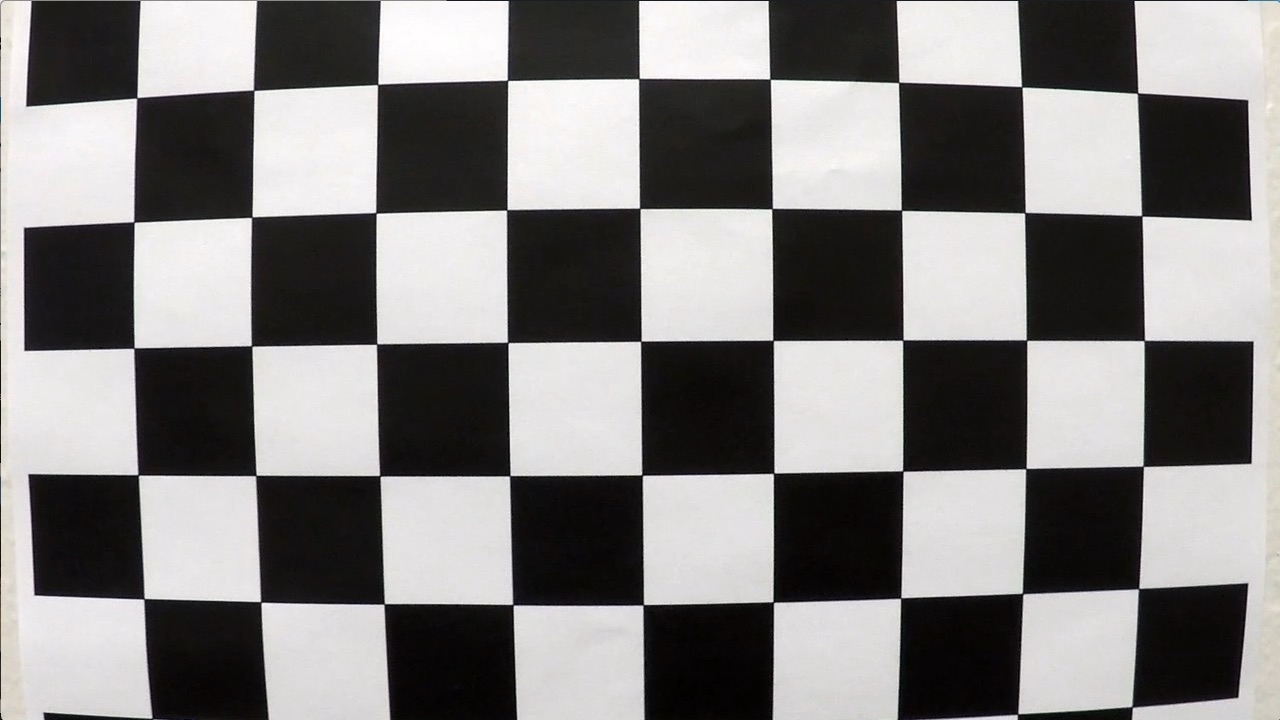
#> input picture camera_cal/calibration1.jpg, 1280 x 720 px; its folder holds 4 pictures in this run; the run also reads 1 picture not shown here
$ python Advanced-Lane-Finding-Submit.py   (older library calls are emulated)
#> lines starting #> are read from the running program, lines starting #| are printed output that depends on the picture

# coding: utf-8

# ## Advanced Lane Finding Project
#
# The goals / steps of this project are the following:
#
# * Compute the camera calibration matrix and distortion coefficients given a set of chessboard images.
# * Apply a distortion correction to raw images.
# * Use color transforms, gradients, etc., to create a thresholded binary image.
# * Apply a perspective transform to rectify binary image ("birds-eye view").
# * Detect lane pixels and fit to find the lane boundary.
# * Determine the curvature of the lane and vehicle position with respect to center.
# * Warp the detected lane boundaries back onto the original image.
# * Output visual display of the lane boundaries and numerical estimation of lane curvature and vehicle position.
#
# ---
# ## First, I'll compute the camera calibration using chessboard images

# In[17]:

import numpy as np
import matplotlib.image as mpimg
from moviepy.editor import VideoFileClip
from collections import deque
import cv2
import glob
import matplotlib.pyplot as plt
#%matplotlib qt
get_ipython().magic('matplotlib inline')

# prepare object points, like (0,0,0), (1,0,0), (2,0,0) ....,(6,5,0)
objp = np.zeros((6*9,3), np.float32)
objp[:,:2] = np.mgrid[0:9,0:6].T.reshape(-1,2)

# Arrays to store object points and image points from all the images.
objpoints = [] # 3d points in real world space
imgpoints = [] # 2d points in image plane.

# file path
path = './camera_cal/calibration*.jpg'

# Make a list of calibration images
images = glob.glob(path)

# Step through the list and search for chessboard corners
for idx, fname in enumerate(images):
    img = cv2.imread(fname)
#> img is the input picture: shape (720, 1280, 3); mean B, G, R 127.8, 128.4, 130.1
    gray = cv2.cvtColor(img,cv2.COLOR_BGR2GRAY)

    # Find the chessboard corners
    ret, corners = cv2.findChessboardCorners(gray, (9,6),None)
#> ret = False; corners = None

    # If found, add object points, image points
    if ret == True:
        objpoints.append(objp)
        imgpoints.append(corners)

        # Draw and display the corners
        img = cv2.drawChessboardCorners(img, (9,6), corners, ret)
        f, (ax1, ax2) = plt.subplots(1, 2, figsize=(24, 9))
        f.tight_layout()
        ax1.imshow(cv2.cvtColor(mpimg.imread(fname), cv2.COLOR_BGR2RGB))
        ax1.set_title('Original Image', fontsize=50)
        ax2.imshow(cv2.cvtColor(img, cv2.COLOR_BGR2RGB))
        ax2.set_title('chessboard corners', fontsize=50)
        plt.subplots_adjust(left=0., right=1, top=0.9, bottom=0.)


# ## And so on and so forth...

# In[18]:

#Apply a distortion correction to raw images.

def cal_undistort(img):

    #read the images
    img = cv2.imread(img)
    shape = (img.shape[1], img.shape[0])

    ret, mtx, dist, rvecs, tvecs = cv2.calibrateCamera(objpoints, imgpoints, shape, None, None)
    undist_img = cv2.undistort(img, mtx, dist, None, mtx)

    f, (ax1, ax2) = plt.subplots(1, 2, figsize=(24, 9))
    f.tight_layout()
    ax1.imshow(cv2.cvtColor(img, cv2.COLOR_BGR2RGB))
    ax1.set_title('Original Image', fontsize=50)
    ax2.imshow(cv2.cvtColor(undist_img, cv2.COLOR_BGR2RGB))
    ax2.set_title('distortion_correction', fontsize=50)
    return cal_undistort
path = 'test_images/test*.jpg'
#> path = 'test_images/test*.jpg'
undistorted_img = glob.glob(path)
#> undistorted_img = ['test_images/test3.jpg', 'test_images/test6.jpg']
for img in undistorted_img:
    cal_undistort(img)
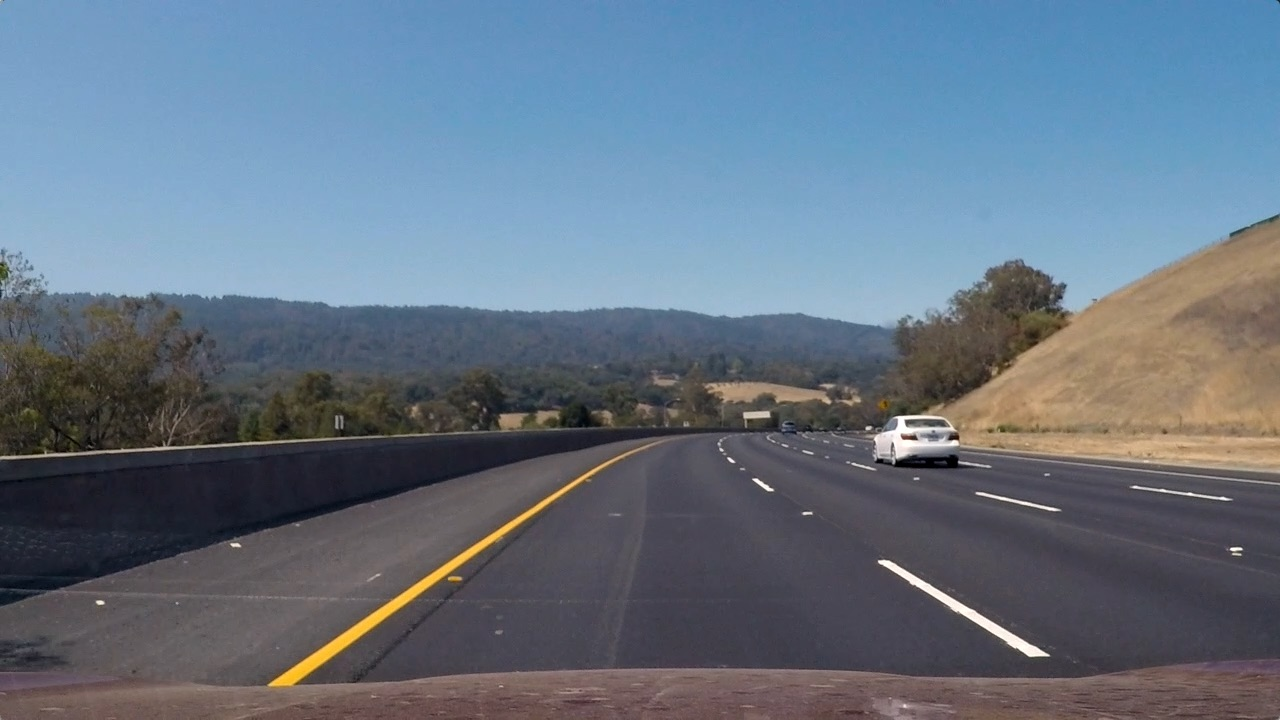
#> input picture test_images/test3.jpg, 1280 x 720 px
#> in cal_undistort, img is the input picture: shape (720, 1280, 3); mean B, G, R 130.7, 115.3, 101.1


# In[19]:

#Helper function
#Use color transforms, gradients, etc., to create a thresholded binary image.

def abs_sobel_thresh(img, orient = 'x', thresh=(0, 255)):
    gray = cv2.cvtColor(img, cv2.COLOR_RGB2GRAY)
    if orient == 'x':
        abs_sobel = np.absolute(cv2.Sobel(gray, cv2.CV_64F, 1, 0))
    if orient == 'y':
        abs_sobel = np.absolute(cv2.Sobel(gray, cv2.CV_64F, 0, 1))
    scaled_sobel = np.uint8(255*abs_sobel/np.max(abs_sobel))
    binary_output = np.zeros_like(scaled_sobel)
    binary_output[(scaled_sobel >= thresh[0]) & (scaled_sobel <= thresh[1])] = 1
    return binary_output

# check magnitude of gradient in both x and y direction
def mag_thresh(img, sobel_kernel=3, mag_thresh=(0, 255)):
    gray = cv2.cvtColor(img, cv2.COLOR_RGB2GRAY)
    sobelx = cv2.Sobel(gray, cv2.CV_64F, 1, 0, ksize=sobel_kernel)
    sobely = cv2.Sobel(gray, cv2.CV_64F, 0, 1, ksize=sobel_kernel)
    gradmag = np.sqrt(sobelx**2 + sobely**2)
    scale_factor = np.max(gradmag)/255
    gradmag = (gradmag/scale_factor).astype(np.uint8)
    binary_output = np.zeros_like(gradmag)
    binary_output[(gradmag >= mag_thresh[0]) & (gradmag <= mag_thresh[1])] = 1
    return binary_output

#direction of gradient
def dir_thresh(img, sobel_kernel=3, thresh=(0, np.pi/2)):
    gray = cv2.cvtColor(img, cv2.COLOR_RGB2GRAY)
    sobelx = cv2.Sobel(gray, cv2.CV_64F, 1, 0, ksize=sobel_kernel)
    sobely = cv2.Sobel(gray, cv2.CV_64F, 0, 1, ksize=sobel_kernel)
    absgraddir = np.arctan2(np.absolute(sobely), np.absolute(sobelx))
    binary_output =  np.zeros_like(absgraddir)
    binary_output[(absgraddir >= thresh[0]) & (absgraddir <= thresh[1])] = 1
    return binary_output

#color saturation
def color_thresh(img, thresh=(0, 255)):
    hls = cv2.cvtColor(img, cv2.COLOR_RGB2HLS)
    s_channel = hls[:,:,2]
    s_binary = np.zeros_like(s_channel)
    r_channel = img[:,:,0]
    s_binary[(s_channel >= thresh[0]) & (s_channel <= thresh[1]) & (r_channel >= 200) & (r_channel <= 255)] = 1
    return s_binary

# combine thresholding
def thresh_bin(img):
    img_sobel_x = abs_sobel_thresh(img, 'x', (50, 150))
    img_sobel_y = abs_sobel_thresh(img, 'y', (75, 150))
    img_sobel_mag = mag_thresh(img, 3, (50, 200))
    img_sobel_dir = dir_thresh(img, 3, (0, np.pi/3))
    img_color = color_thresh(img, (120,250))
    combined_grad = np.zeros_like(img_sobel_x)
    combined_grad[((img_sobel_x == 1) & (img_sobel_y == 1)) | ((img_sobel_mag == 1) & (img_sobel_dir == 1))] = 1
    combined = np.zeros_like(combined_grad)
    combined[((combined_grad == 1) | (img_color == 1))] = 1
    return combined


# In[20]:

img = cv2.imread('test_images/test3.jpg')
plt.imshow(thresh_bin(img), cmap="gray")
#> in thresh_bin, `img_sobel_x = abs_sobel_thresh(img, 'x', (50, 150))`:
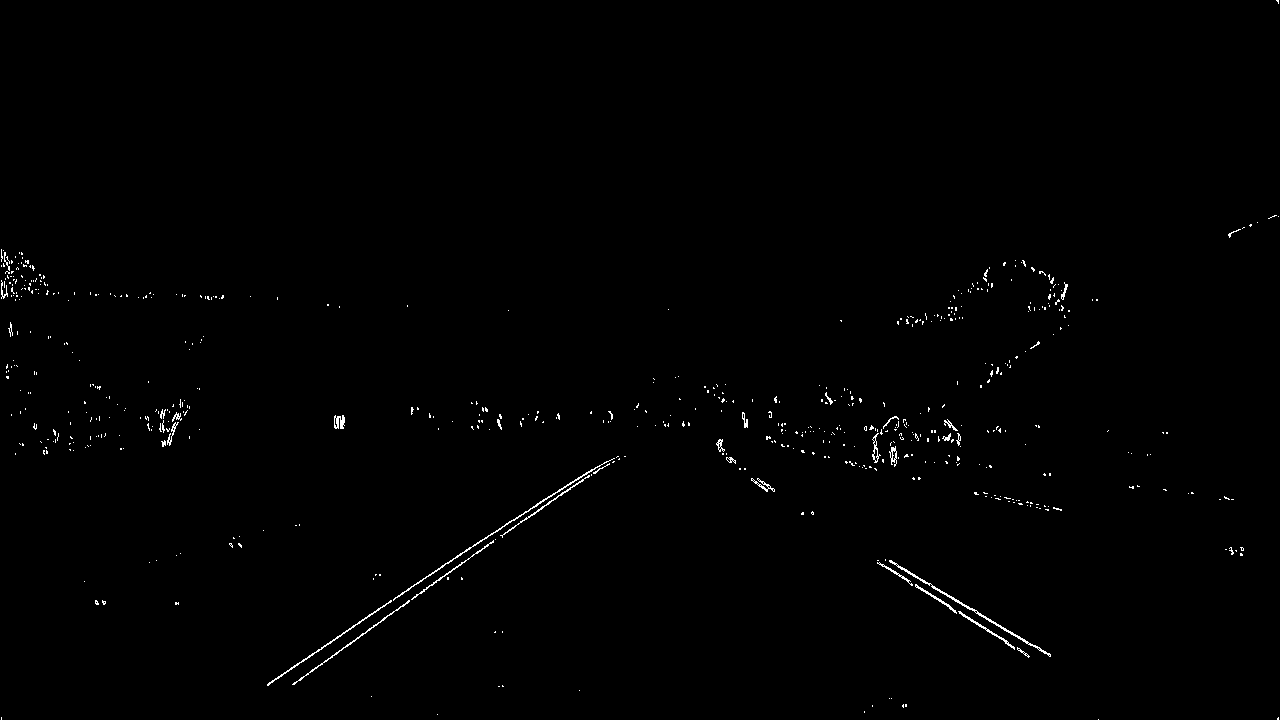
#> img_sobel_x: shape (720, 1280); values 0 (black) and 1 (white), 0.6% white in thin lines or dots


# In[21]:

#Apply a perspective transform to rectify binary image ("birds-eye view").

def warp(img):
    img = cv2.imread(img)
    shape = (img.shape[1], img.shape[0])
    src = np.float32([[490, 482],[810, 482],
                      [1250, 720],[40, 720]])

    dst = np.float32([[0, 0], [1280, 0],
                     [1250, 720],[40, 720]])
#Compute the perspective transform, M, given source and destination points
    M = cv2.getPerspectiveTransform(src, dst)

#Compute the inverse perspective transform
    Minv = cv2.getPerspectiveTransform(dst, src)

#Warp an image using the perspective transform
    warped = cv2.warpPerspective(img, M, shape, flags=cv2.INTER_NEAREST)

    f, (ax1, ax2) = plt.subplots(1, 2, figsize=(9, 6))
    f.tight_layout()
    ax1.imshow(cv2.cvtColor(img, cv2.COLOR_BGR2RGB))
    ax1.set_title('Original Image', fontsize=20)
    ax2.imshow(cv2.cvtColor(warped, cv2.COLOR_BGR2RGB))
    ax2.set_title('Perspective Transform', fontsize=20)
    plt.subplots_adjust(left=0., right=1, top=0.9, bottom=0.)

    return warped
path = 'test_images/test*.jpg'
warp_im = glob.glob(path)
for img in warp_im:
    warp(img)


# In[22]:

######
color = "gray"
def new_cal_cal_undist(img):

    shape = (img.shape[1], img.shape[0])
    ret, mtx, dist, rvecs, tvecs = cv2.calibrateCamera(objpoints, imgpoints, shape, None, None)
    undist_img = cv2.undistort(img, mtx, dist, None, mtx)
    plt.imshow(undist_img)
    return cal_undistort

img = cv2.imread('test_images/test6.jpg')
new_cal_cal_undist(img)


# In[23]:

thresholded = thresh_bin(img)
#> in thresh_bin (call 2), `img_sobel_dir = dir_thresh(img, 3, (0, np.pi/3))`:
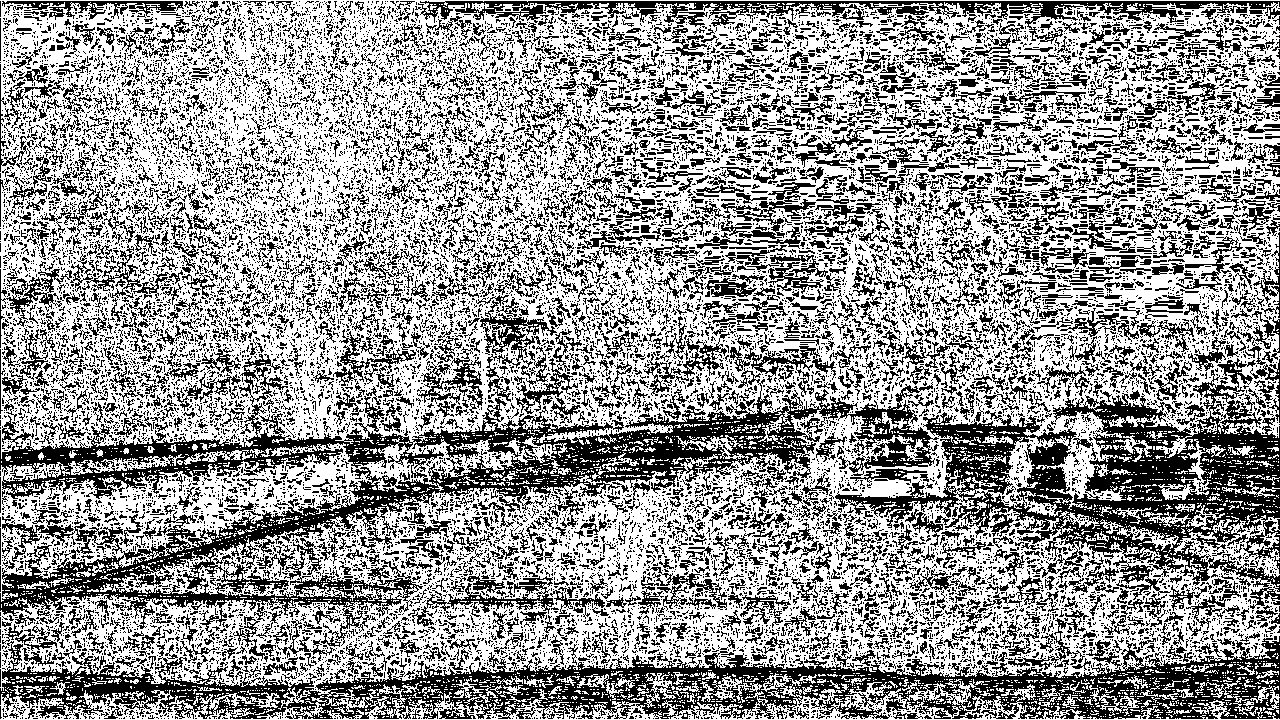
#> img_sobel_dir: shape (720, 1280) float64; values 0 (black) and 1 (white), 59.9% white; black in thin lines or dots
#> call 2 of color_thresh, with thresh = (120, 250)
#> in color_thresh (call 2), `s_channel = hls[:,:,2]`:
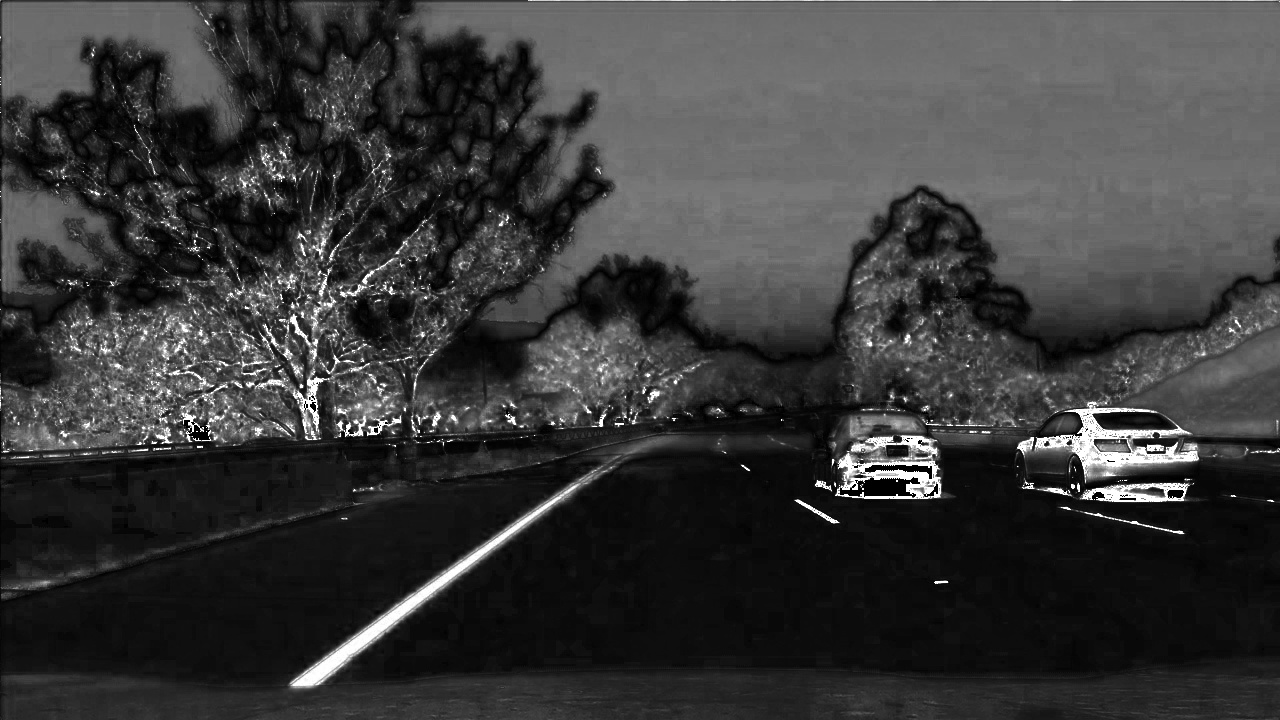
#> s_channel: shape (720, 1280); min 0, max 255, mean 57.5
plt.imshow(thresholded, cmap=color)


# In[24]:

# new binary Perspective Transform
def new_warp(img):
    shape = (img.shape[1], img.shape[0])
    src = np.float32([[490, 482],[810, 482],
                      [1250, 720],[40, 720]])

    dst = np.float32([[0, 0], [1280, 0],
                     [1250, 720],[40, 720]])
    #Compute the perspective transform, M, given source and destination points
    M = cv2.getPerspectiveTransform(src, dst)

    #Compute the inverse perspective transform
    Minv = cv2.getPerspectiveTransform(dst, src)

    #Warp an image using the perspective transform
    warped = cv2.warpPerspective(img, M, shape, flags=cv2.INTER_NEAREST)

    f, (ax1, ax2) = plt.subplots(1, 2, figsize=(9, 6))
    f.tight_layout()
    ax1.imshow(img, cmap='gray')
    ax1.set_title('thresholded binary', fontsize=20)
    ax2.imshow(warped, cmap='gray')
    ax2.set_title('binary Perspective Transform', fontsize=20)
    plt.subplots_adjust(left=0., right=1, top=0.9, bottom=0.)

    return warped


def display_histogram(img, plot=False):
    histogram = np.sum(img[img.shape[0]//2:,:], axis=0)
    if plot:
        plt.plot(histogram)
    return histogram


warped = new_warp(thresholded)


# In[25]:

histogram = display_histogram(warped, plot=True)
#> in display_histogram, `histogram = np.sum(img[img.shape[0]//2:,:], axis=0)`: histogram = 1280 values, max 110 at index 279, min 0 at index 0, mean 3.21


# In[26]:

#Detect lane pixels and fit to find the lane boundary.
# Prepare a matrix for displaying an image subsequently
out_img = np.dstack((warped, warped, warped))*255
# Find the peak of the left and right halves of the histogram
# These will be the starting point for the left and right lines
midpoint = np.int(histogram.shape[0]/2)
leftx_base = np.argmax(histogram[:midpoint])
rightx_base = np.argmax(histogram[midpoint:]) + midpoint

# Choose the number of sliding windows
nwindows = 9
# Set height of windows
window_height = np.int(warped.shape[0]/nwindows)
# Identify the x and y positions of all nonzero pixels in the image
nonzero = warped.nonzero()
nonzeroy = np.array(nonzero[0])
nonzerox = np.array(nonzero[1])
# Current positions to be updated for each window
leftx_current = leftx_base
rightx_current = rightx_base
# Set the width of the windows +/- margin
margin = 100
# Set minimum number of pixels found to recenter window
minpix = 50
# Create empty lists to receive left and right lane pixel indices
left_lane_inds = []
right_lane_inds = []

# Step through the windows one by one
for window in range(nwindows):
    # Identify window boundaries in x and y (and right and left)
    win_y_low = warped.shape[0] - (window+1)*window_height
    win_y_high = warped.shape[0] - window*window_height
    win_xleft_low = leftx_current - margin
    win_xleft_high = leftx_current + margin
    win_xright_low = rightx_current - margin
    win_xright_high = rightx_current + margin
    # Draw the windows on the visualization image
    cv2.rectangle(out_img,(win_xleft_low,win_y_low),(win_xleft_high,win_y_high),(0,255,0), 2)
    cv2.rectangle(out_img,(win_xright_low,win_y_low),(win_xright_high,win_y_high),(0,255,0), 2)
    # Identify the nonzero pixels in x and y within the window
    good_left_inds = ((nonzeroy >= win_y_low) & (nonzeroy < win_y_high) & (nonzerox >= win_xleft_low) & (nonzerox < win_xleft_high)).nonzero()[0]
    good_right_inds = ((nonzeroy >= win_y_low) & (nonzeroy < win_y_high) & (nonzerox >= win_xright_low) & (nonzerox < win_xright_high)).nonzero()[0]
    # Append these indices to the lists
    left_lane_inds.append(good_left_inds)
    right_lane_inds.append(good_right_inds)
    # If you found > minpix pixels, recenter next window on their mean position
    if len(good_left_inds) > minpix:
        leftx_current = np.int(np.mean(nonzerox[good_left_inds]))
    if len(good_right_inds) > minpix:
        rightx_current = np.int(np.mean(nonzerox[good_right_inds]))

# Concatenate the arrays of indices
left_lane_inds = np.concatenate(left_lane_inds)
right_lane_inds = np.concatenate(right_lane_inds)

# Extract left and right line pixel positions
leftx = nonzerox[left_lane_inds]
lefty = nonzeroy[left_lane_inds]
rightx = nonzerox[right_lane_inds]
righty = nonzeroy[right_lane_inds]

# Fit a second order polynomial to each
left_fit = np.polyfit(lefty, leftx, 2)
right_fit = np.polyfit(righty, rightx, 2)


# Generate x and y values for plotting
ploty = np.linspace(0, warped.shape[0]-1, warped.shape[0] )
left_fitx = left_fit[0]*ploty**2 + left_fit[1]*ploty + left_fit[2]
right_fitx = right_fit[0]*ploty**2 + right_fit[1]*ploty + right_fit[2]
out_img[nonzeroy[left_lane_inds], nonzerox[left_lane_inds]] = [255, 0, 0]
out_img[nonzeroy[right_lane_inds], nonzerox[right_lane_inds]] = [0, 0, 255]
plt.imshow(out_img)
plt.plot(left_fitx, ploty, color='yellow')
plt.plot(right_fitx, ploty, color='yellow')
plt.xlim(0, 1280)
plt.ylim(720, 0)


# In[27]:

# [90 lines left out: function findLane, not called in this run]


# In[28]:

class Line:
    def __init__(self):
        # Was the line found in the previous frame?
        self.found = False

        # Remember x and y values of lanes in previous frame
        self.X = None
        self.Y = None

        # Store recent x intercepts for averaging across frames
        self.x_int = deque(maxlen=10)
        self.top = deque(maxlen=10)

        # Remember previous x intercept to compare against current one
        self.lastx_int = None
        self.last_top = None

        # Remember radius of curvature
        self.radius = None

        # Store recent polynomial coefficients for averaging across frames
        self.fit0 = deque(maxlen=10)
        self.fit1 = deque(maxlen=10)
        self.fit2 = deque(maxlen=10)
        self.fitx = None
        self.pts = []

        # Count the number of frames
        self.count = 0

    # [239 lines left out: functions found_search, blind_search, radius_of_curvature, sort_vals, get_intercepts, Video, not called in this run]


# In[30]:

from moviepy.editor import VideoFileClip
from IPython.display import HTML
#vid = Video(image)
#plt.imshow(vid)


# In[31]:

Left = Line()
Right = Line()
video_output = 'result.mp4'
#> (the run stopped early here; a loop or call above may not have finished)
